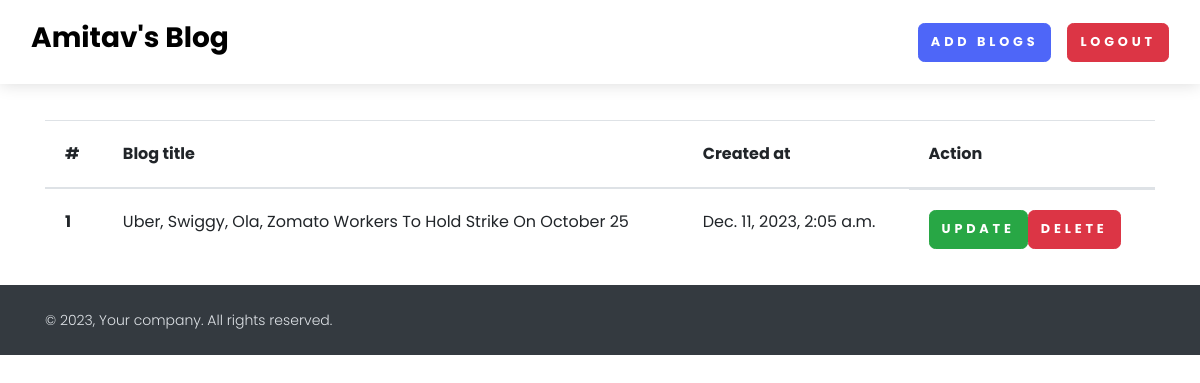
Screenshot of /see-blog/ (signed in) with the database file from the repository.
### home/models.py (models this page shows, shortened)
class BlogModel(models.Model):
    title=models.CharField(max_length=1000)
    content=FroalaField()
    slug=models.SlugField(max_length=1000,null=True,blank=True)
    image=models.ImageField(upload_to='blog')
    user=models.ForeignKey(User,blank=True,null=True,on_delete=models.CASCADE)
    created_at = models.DateTimeField(auto_now_add=True)
    updated_at=models.DateTimeField(auto_now=True)

### home/views.py (the view)
# urls.py: path('see-blog/',see_blog,name="see_blog"),
def see_blog(request):
    context={}
    try:
       blog_objs=BlogModel.objects.filter(user=request.user)
       context['blog_objs']=blog_objs
    except Exception as e:
        print(e)
    return render(request,'see_blog.html',context)

### home/templates/see_blog.html
{%extends "base.html" %}
{% block start %}
    <section>
      <div class="container mt-5">
        <table class="table">
            <thead>
              <tr>
                <th scope="col">#</th>
                <th scope="col">Blog title</th>
                <th scope="col">Created at</th>
                <th scope="col">Action</th>
              </tr>
            </thead>
            <tbody>
             {% for blog in blog_objs %}
              <tr>
                <th scope="row">{{forloop.counter}}</th>
                <td>{{blog.title}}</td>
                <td>{{blog.created_at}}</td>
                <td class="d-flex">
                    <a href="{% url 'blog_update' blog.slug %}" class="btn btn-success">Update</a>
                    <a href="{% url 'blog_delete' blog.id %}" class="btn btn-danger">Delete</a>
                </td>
              </tr>
             {% endfor %}
            </tbody>
          </table>
      </div>
    </section>
{% endblock %}

### rows the page displays
BlogModel: title "Uber, Swiggy, Ola, Zomato Workers To Hold Strike On October 25", created_at "Dec. 11, 2023, 2:05 a.m."
